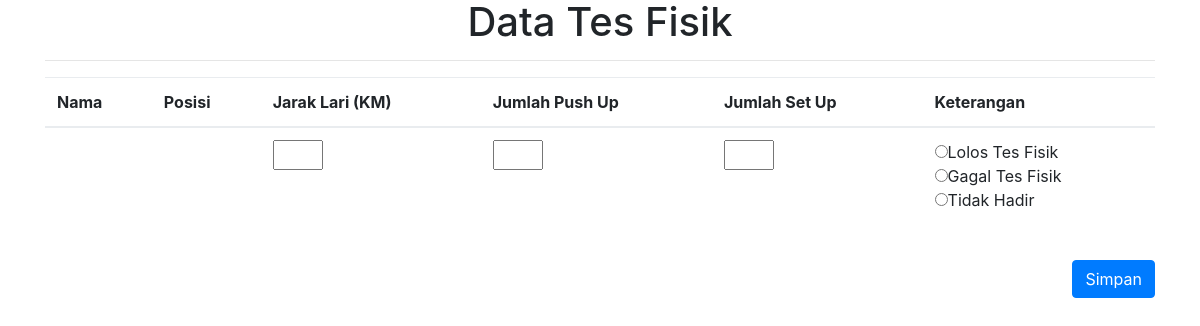
The app's page /admin/input_fisik.php?id_pelamar=320014, older data.
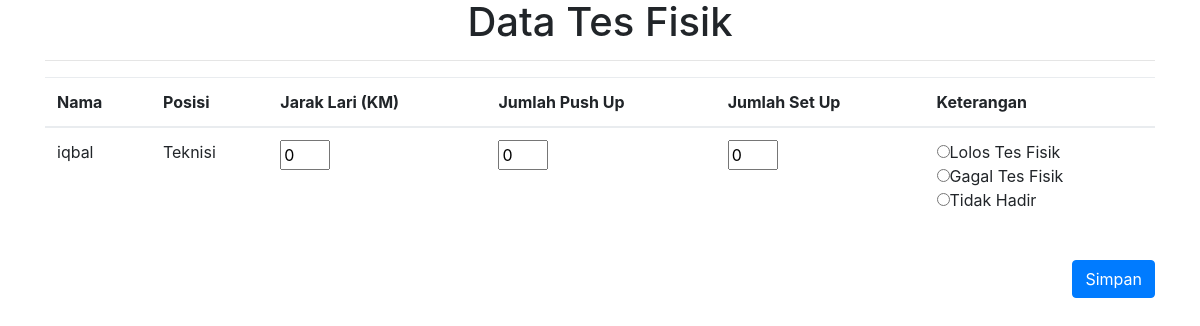
The same page, newer data.
### tables this page shows
CREATE TABLE `fisik` (
  `id_pelamar` int NOT NULL,
  `jarak_lari` int NOT NULL,
  `jumlah_push_up` int NOT NULL,
  `jumlah_sit_up` int NOT NULL,
  `keterangan` varchar(255) DEFAULT NULL
);

### admin/input_fisik.php (the view, shortened to what this page needs)
<!DOCTYPE html>
<html lang="en">
  <head>
    <link rel="stylesheet" href="../bootstrap4/css/bootstrap.min.css">
    <link rel="stylesheet" href="../bootstrap4/css/custom.css">
    <link rel="stylesheet" href="https://maxcdn.bootstrapcdn.com/font-awesome/4.7.0/css/font-awesome.min.css">
    <link rel="stylesheet" href="../bootstrap4/css/dataTables.bootstrap4.css">
    <link rel="stylesheet" href="../bootstrap4/css/dataTables.bootstrap4.min.css">
  </head>
<div class="container">
  <body style="background-color: transparent;">
  <?php
    include "koneksi.php";
    $id_pelamar = $_GET['id_pelamar'];
    $query = "SELECT p.id_pelamar, p.nama, p.posisi_pekerjaan, p.keterangan, f.jarak_lari, f.jumlah_push_up, f.jumlah_sit_up
                FROM master_pelamar p
                LEFT JOIN fisik f ON p.id_pelamar = f.id_pelamar WHERE p.id_pelamar='".$id_pelamar."'";
    $sql = mysqli_query($connect, $query);
    $data = mysqli_fetch_array($sql);
    ?>
        <h1 align="center">Data Tes Fisik</h1>
        <hr>
            <div class="row">
                <div class="col-md-12">
        <form action="pro_fisik.php?id_pelamar=<?php echo $id_pelamar; ?>" method="post">
        <table id="example" class="table table-responsive table-hover" cellspacing="0" width="100%">
            <thead>
                <tr>
                    <th>Nama</th>
                    <th>Posisi</th>
                    <th>Jarak Lari (KM)</th>
                    <th>Jumlah Push Up</th>
                    <th>Jumlah Set Up</th>
                    <th>Keterangan</th>
                </tr>
            </thead>
            <tbody>
                <tr>
                    <td><?= $data['nama']; ?></td>
                    <td><?= $data['posisi_pekerjaan']; ?></td>
                    <td><input type="text" name="jarak_lari" style="width: 50px;" value="<?php echo $data['jarak_lari']; ?>"></td>
                    <td><input type="text" name="jumlah_push_up" style="width: 50px;" value="<?php echo $data['jumlah_push_up']; ?>"></td>
                    <td><input type="text" name="jumlah_sit_up" style="width: 50px;" value="<?php echo $data['jumlah_sit_up']; ?>"></td>
                    <td>
                        <input type="radio" name="keterangan" value="lolos tes fisik" <?php if($data['keterangan'] == 'lolos tes fisik') echo 'checked="checked"'; ?>>Lolos Tes Fisik<br>
                        <input type="radio" name="keterangan" value="gagal tes fisik" <?php if($data['keterangan'] == 'gagal tes fisik') echo 'checked="checked"'; ?>>Gagal Tes Fisik<br>
                        <input type="radio" name="keterangan" value="tidak hadir" <?php if($data['keterangan'] == 'tidak hadir') echo 'checked="checked"'; ?>>Tidak Hadir
                    </td>
                </tr>
            </tbody>
        </table>
        <div class="form-group row">
            <div class="col-sm-10 text-right ml-auto" style="margin-top: 20px;">
                <button type="submit" class="btn btn-primary">Simpan</button>
            </div>
        </div>
        </form>
    </div>
  </body>
</html>

Row changes from the older to the newer data that the page shows:
added fisik: jarak_lari "0", jumlah_push_up "0", jumlah_sit_up "0"
Text that changed along with them:
$data['nama']: (not shown) → "iqbal"
$data['posisi_pekerjaan']: (not shown) → "Teknisi"
